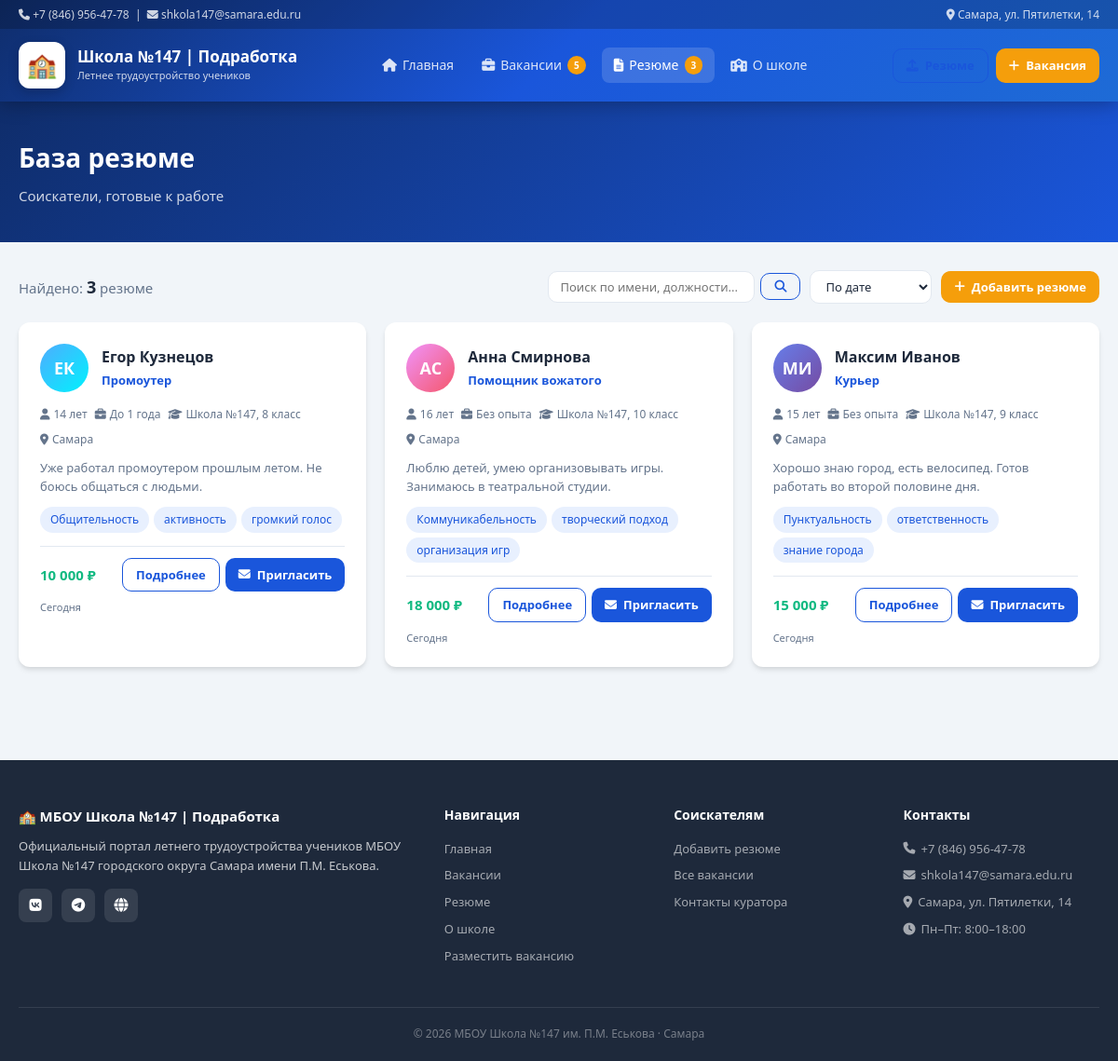
Screenshot of /resumes with the database file from the repository.
### models.py (models this page shows, shortened)
class Resume(db.Model):
    __tablename__ = 'resumes'
    id           = db.Column(db.Integer, primary_key=True)
    first_name   = db.Column(db.String(100), nullable=False)
    last_name    = db.Column(db.String(100), nullable=False)
    position     = db.Column(db.String(200), nullable=False)
    email        = db.Column(db.String(150), nullable=False)
    phone        = db.Column(db.String(50), default='')
    age          = db.Column(db.Integer, nullable=True)
    experience   = db.Column(db.String(100), default='')
    education    = db.Column(db.String(200), default='')
    city         = db.Column(db.String(100), default='Самара')
    salary       = db.Column(db.Integer, default=0)
    about        = db.Column(db.Text, default='')
    skills       = db.Column(db.String(500), default='')
    avatar_color = db.Column(db.String(200), default='linear-gradient(135deg,#667eea,#764ba2)')
    is_active    = db.Column(db.Boolean, default=True)
    created_at   = db.Column(db.DateTime, default=datetime.utcnow)
    @property
    def full_name(self):
        return f'{self.first_name} {self.last_name}'
    @property
    def salary_display(self):
        if self.salary:
            return f"{self.salary:,} ₽".replace(',', ' ')
        return 'По договорённости'
    @property
    def skills_list(self):
        if self.skills:
            return [s.strip() for s in self.skills.split(',') if s.strip()]
        return []
    @property
    def posted_display(self):
        delta = datetime.utcnow() - self.created_at
        if delta.days == 0:
            return 'Сегодня'
        elif delta.days == 1:
            return 'Вчера'
        elif delta.days < 7:
            return f'{delta.days} дня(-ей) назад'
        return self.created_at.strftime('%d.%m.%Y')

### app.py (the view, shortened to what this page needs)
    @app.route('/resumes')
    def resumes():
        query   = request.args.get('q', '').strip()
        sort_by = request.args.get('sort', 'date')
        page    = request.args.get('page', 1, type=int)
        rq = Resume.query.filter_by(is_active=True)
        if sort_by == 'salary':
            rq = rq.order_by(Resume.salary.desc())
        else:
            rq = rq.order_by(Resume.created_at.desc())
        pagination = rq.paginate(
            page=page,
            per_page=app.config['RESUMES_PER_PAGE'],
            error_out=False
        )
        return render_template(
            'resumes.html',
            resumes      = pagination.items,
            pagination   = pagination,
            query        = query,
            sort_by      = sort_by,
            sort_options = make_sort_options(sort_by),
        )

### app.py (called while the page is built)
def make_sort_options(current):
    opts = [
        ('date',   'По дате'),
        ('salary', 'По зарплате'),
        ('title',  'По названию'),
    ]
    return [{'value': v, 'label': l, 'selected': v == current} for v, l in opts]

def create_app(config_name='default'):
    app = Flask(__name__)
    app.config.from_object(config[config_name])
    db.init_app(app)
    with app.app_context():
        db.create_all()
        seed_data()
    @app.context_processor
    def inject_globals():
        return {
            'vacancy_count': Vacancy.query.filter_by(is_active=True).count(),
            'resume_count':  Resume.query.filter_by(is_active=True).count(),
            'current_year':  datetime.utcnow().year,
        }
    @app.errorhandler(404)
    def not_found(e):
        return render_template('404.html'), 404
    @app.errorhandler(500)
    def server_error(e):
        return render_template('500.html'), 500
    register_routes(app)
    return app

### templates/resumes.html (shortened to what this page needs)
{% extends 'base.html' %}
{% block content %}
<div class="page-hero page-hero--blue">
    <div class="container">
        <h1 class="page-hero__title">База резюме</h1>
        <p class="page-hero__sub">Соискатели, готовые к работе</p>
    </div>
</div>
<div class="container" style="padding-top:30px; padding-bottom:50px;">
    <div class="list-header">
        <div class="jobs-count">
            Найдено: <strong>{{ pagination.total }}</strong> резюме
        </div>
        <div style="display:flex; gap:10px; align-items:center; flex-wrap:wrap;">
            <form method="get" action="{{ url_for('resumes') }}" class="sort-form">
                <input type="text" name="q" value="{{ query }}"
                       class="form-input form-input--sm"
                       placeholder="Поиск по имени, должности...">
                <button type="submit" class="btn btn--outline btn--sm">
                    <i class="fas fa-search"></i>
                </button>
            </form>
            <form method="get" action="{{ url_for('resumes') }}" class="sort-form">
                <select name="sort" class="form-select form-select--sm"
                        onchange="this.form.submit()">
                    {% for opt in sort_options %}
                    <option value="{{ opt.value }}"
                            {{ 'selected' if opt.selected else '' }}>
                        {{ opt.label }}
                    </option>
                    {% endfor %}
                </select>
            </form>
            <a href="{{ url_for('add_resume') }}" class="btn btn--accent btn--sm">
                <i class="fas fa-plus"></i> Добавить резюме
            </a>
        </div>
    </div>
    {% if resumes %}
    <div class="resume-grid">
        {% for r in resumes %}
        <div class="resume-card">
            <div class="resume-card__header">
                <div class="resume-card__avatar"
                     style="background: {{ r.avatar_color }};">
                    {{ r.first_name[0] }}{{ r.last_name[0] }}
                </div>
                <div>
                    <div class="resume-card__name">{{ r.full_name }}</div>
                    <div class="resume-card__position">{{ r.position }}</div>
                </div>
            </div>
            <div class="resume-card__meta">
                {% if r.age %}
                <span><i class="fas fa-user"></i> {{ r.age }} лет</span>
                {% endif %}
                <span><i class="fas fa-briefcase"></i> {{ r.experience }}</span>
                {% if r.education %}
                <span><i class="fas fa-graduation-cap"></i> {{ r.education }}</span>
                {% endif %}
                <span><i class="fas fa-map-marker-alt"></i> {{ r.city }}</span>
            </div>
            {% if r.about %}
            <p class="resume-card__about">
                {{ r.about[:150] }}{% if r.about|length > 150 %}...{% endif %}
            </p>
            {% endif %}
            {% if r.skills_list %}
            <div class="resume-card__skills">
                {% for skill in r.skills_list[:5] %}
                <span class="skill-tag">{{ skill }}</span>
                {% endfor %}
            </div>
            {% endif %}
            <div class="resume-card__footer">
                <div class="resume-card__salary">{{ r.salary_display }}</div>
                <div class="resume-card__actions">
                    <a href="{{ url_for('resume_detail', resume_id=r.id) }}"
                       class="btn btn--outline btn--sm">Подробнее</a>
                    <a href="mailto:{{ r.email }}" class="btn btn--primary btn--sm">
                        <i class="fas fa-envelope"></i> Пригласить
                    </a>
                </div>
            </div>
            <div class="resume-card__date">{{ r.posted_display }}</div>
        </div>
        {% endfor %}
    </div>
    {% endif %}
</div>
{% endblock %}

### templates/base.html (shortened to what this page needs)
<!doctype html>
<html lang="ru">
  <head>
    <link
      rel="stylesheet"
      href="{{ url_for('static', filename='css/style.css') }}"
    />
    <link
      rel="stylesheet"
      href="https://cdnjs.cloudflare.com/ajax/libs/font-awesome/6.4.0/css/all.min.css"
    />
  </head>
  <body>
    {% include 'partials/navbar.html' %}
    <main>
      {% block content %}{% endblock %}
    </main>
    {% include 'partials/footer.html' %}
  </body>
</html>

### templates/partials/navbar.html (shortened to what this page needs)
<header class="site-header">
  <div class="top-bar">
    <div class="container top-bar__inner">
      <span>
        <i class="fas fa-phone"></i> +7 (846) 956-47-78 &nbsp;|&nbsp;
        <i class="fas fa-envelope"></i> shkola147@samara.edu.ru
      </span>
      <span>
        <i class="fas fa-map-marker-alt"></i> Самара, ул. Пятилетки, 14
      </span>
    </div>
  </div>
  <div class="header-main">
    <div class="container header-main__inner">
      <a href="{{ url_for('index') }}" class="logo">
        <div class="logo__icon">🏫</div>
        <div class="logo__text">
          <span class="logo__title">Школа №147 | Подработка</span>
          <span class="logo__sub">Летнее трудоустройство учеников</span>
        </div>
      </a>
      <nav class="main-nav">
        <a
          href="{{ url_for('index') }}"
          class="main-nav__link {% if request.endpoint == 'index' %}active{% endif %}"
        >
          <i class="fas fa-home"></i> Главная
        </a>
        <a
          href="{{ url_for('vacancies') }}"
          class="main-nav__link {% if request.endpoint in ['vacancies','vacancy_detail'] %}active{% endif %}"
        >
          <i class="fas fa-briefcase"></i> Вакансии
          <span class="nav-badge">{{ vacancy_count }}</span>
        </a>
        <a
          href="{{ url_for('resumes') }}"
          class="main-nav__link {% if request.endpoint in ['resumes','resume_detail'] %}active{% endif %}"
        >
          <i class="fas fa-file-alt"></i> Резюме
          <span class="nav-badge">{{ resume_count }}</span>
        </a>
        <a
          href="{{ url_for('about') }}"
          class="main-nav__link {% if request.endpoint == 'about' %}active{% endif %}"
        >
          <i class="fas fa-school"></i> О школе
        </a>
      </nav>
      <div class="header-actions">
        <a href="{{ url_for('add_resume') }}" class="btn btn--outline btn--sm">
          <i class="fas fa-upload"></i> Резюме
        </a>
        <a
          href="{{ url_for('publish_vacancy') }}"
          class="btn btn--accent btn--sm"
        >
          <i class="fas fa-plus"></i> Вакансия
        </a>
      </div>
    </div>
  </div>
</header>

### templates/partials/footer.html
<footer class="site-footer">
  <div class="container">
    <div class="footer-grid">
      <div class="footer-brand">
        <h3>🏫 МБОУ Школа №147 | Подработка</h3>
        <p>
          Официальный портал летнего трудоустройства учеников МБОУ Школа №147 городского округа
          Самара имени П.М. Еськова.
        </p>
        <div class="footer-social">
          <a href="#" class="social-btn" title="ВКонтакте"
            ><i class="fab fa-vk"></i
          ></a>
          <a href="#" class="social-btn" title="Telegram"
            ><i class="fab fa-telegram"></i
          ></a>
          <a href="#" class="social-btn" title="Сайт школы"
            ><i class="fas fa-globe"></i
          ></a>
        </div>
      </div>
      <div class="footer-col">
        <h4>Навигация</h4>
        <ul>
          <li><a href="{{ url_for('index') }}">Главная</a></li>
          <li><a href="{{ url_for('vacancies') }}">Вакансии</a></li>
          <li><a href="{{ url_for('resumes') }}">Резюме</a></li>
          <li><a href="{{ url_for('about') }}">О школе</a></li>
          <li>
            <a href="{{ url_for('publish_vacancy') }}">Разместить вакансию</a>
          </li>
        </ul>
      </div>
      <div class="footer-col">
        <h4>Соискателям</h4>
        <ul>
          <li><a href="{{ url_for('add_resume') }}">Добавить резюме</a></li>
          <li><a href="{{ url_for('vacancies') }}">Все вакансии</a></li>
          <li><a href="{{ url_for('about') }}">Контакты куратора</a></li>
        </ul>
      </div>
      <div class="footer-col">
        <h4>Контакты</h4>
        <ul>
          <li><i class="fas fa-phone"></i> +7 (846) 956-47-78</li>
          <li><i class="fas fa-envelope"></i> shkola147@samara.edu.ru</li>
          <li>
            <i class="fas fa-map-marker-alt"></i> Самара, ул. Пятилетки, 14
          </li>
          <li><i class="fas fa-clock"></i> Пн–Пт: 8:00–18:00</li>
        </ul>
      </div>
    </div>
    <div class="footer-bottom">
      <span
        >© {{ current_year }} МБОУ Школа №147 им. П.М. Еськова · Самара</span
      >
    </div>
  </div>
</footer>

### rows the page displays
Resume: first_name "Е", last_name "К", full_name "Егор Кузнецов", position "Промоутер", age "14", experience "До 1 года", education "Школа №147, 8 класс", city "Самара", about "Уже работал промоутером прошлым летом. Не боюсь общаться с людьми.", 5 "Общительность" "активность" "громкий голос", salary_display "10 000 ₽", posted_display "Сегодня"
Resume: first_name "А", last_name "С", full_name "Анна Смирнова", position "Помощник вожатого", age "16", experience "Без опыта", education "Школа №147, 10 класс", city "Самара", about "Люблю детей, умею организовывать игры. Занимаюсь в театральной студии.", 5 "Коммуникабельность" "творческий подход" "организация игр", salary_display "18 000 ₽", posted_display "Сегодня"
Resume: first_name "М", last_name "И", full_name "Максим Иванов", position "Курьер", age "15", experience "Без опыта", education "Школа №147, 9 класс", city "Самара", about "Хорошо знаю город, есть велосипед. Готов работать во второй половине дня.", 5 "Пунктуальность" "ответственность" "знание города", salary_display "15 000 ₽", posted_display "Сегодня"

### other values shown
{{ vacancy_count }} "5"
{{ resume_count }} "3"
{{ pagination.total }} "3"
form field sort "По дате"
